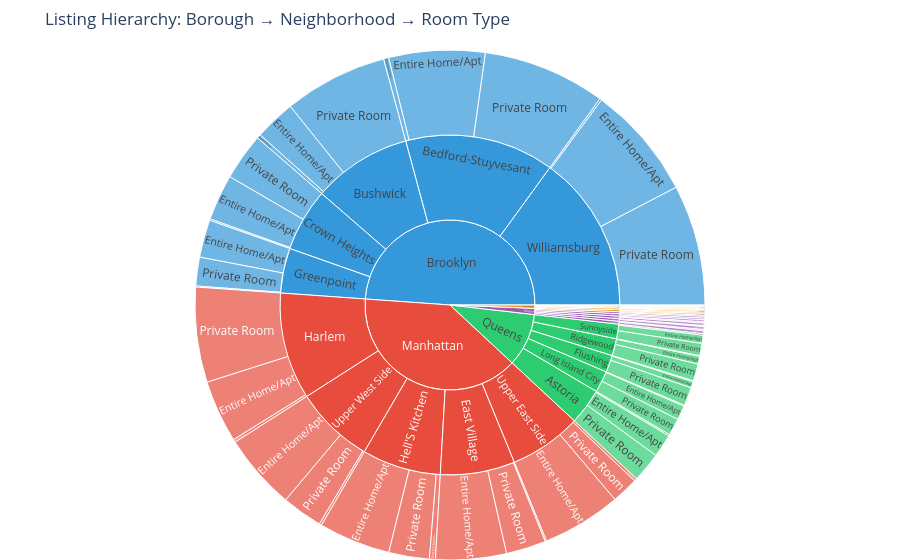

The notebook cell saved with this chart:
### Markdown cell above
## 4B.4 Interactive Sunburst Chart (Borough → Neighborhood → Room Type)

### Code cell
# Sunburst chart showing hierarchy: Borough -> Top Neighborhoods -> Room Type
# Get top 5 neighborhoods per borough for cleaner visualization
top_neighborhoods_per_borough = (df.groupby(['borough', 'neighborhood'])
                                  .size()
                                  .reset_index(name='count')
                                  .sort_values(['borough', 'count'], ascending=[True, False])
                                  .groupby('borough')
                                  .head(5))

df_sunburst = df[df['neighborhood'].isin(top_neighborhoods_per_borough['neighborhood'])]

fig = px.sunburst(df_sunburst,
                  path=['borough', 'neighborhood', 'room_type'],
                  color='borough',
                  color_discrete_map=borough_colors,
                  title='Listing Hierarchy: Borough → Neighborhood → Room Type')

fig.update_layout(
    margin={'t': 50, 'l': 0, 'r': 0, 'b': 0}
)

fig.show()

### Figure 1 — Plotly figure (JSON) as saved in the notebook; plotly's stock layout.template omitted (floating-point values rounded to 4 significant figures)
{"data": [{"branchvalues": "total", "customdata": [["Bronx"], ["Bronx"], ["Bronx"], ["Bronx"], ["Bronx"], ["Bronx"], ["Bronx"], ["Bronx"], ["Bronx"], ["Bronx"], ["Bronx"], ["Bronx"], ["Bronx"], ["Bronx"], ["Bronx"], ["Bronx"], ["Bronx"], ["Bronx"], ["Bronx"], ["Brooklyn"], ["Brooklyn"], ["Brooklyn"], ["Brooklyn"], ["Brooklyn"], ["Brooklyn"], ["Brooklyn"], ["Brooklyn"], ["Brooklyn"], ["Brooklyn"], ["Brooklyn"], ["Brooklyn"], ["Brooklyn"], ["Brooklyn"], ["Brooklyn"], ["Brooklyn"], ["Brooklyn"], ["Brooklyn"], ["Brooklyn"], ["Brooklyn"], ["Brooklyn"], ["Manhattan"], ["Manhattan"], ["Manhattan"], ["Manhattan"], ["Manhattan"], ["Manhattan"], ["Manhattan"], ["Manhattan"], ["Manhattan"], ["Manhattan"], ["Manhattan"], ["Manhattan"], ["Manhattan"], ["Manhattan"], ["Manhattan"], ["Manhattan"], ["Manhattan"], ["Manhattan"], ["Manhattan"], ["Manhattan"], ["Manhattan"], ["Queens"], ["Queens"], ["Queens"], ["Queens"], ["Queens"], ["Queens"], ["Queens"], ["Queens"], ["Queens"], ["Queens"], ["Queens"], ["Queens"], ["Queens"], ["Queens"], ["Queens"], ["Queens"], ["Queens"], ["Queens"], ["Queens"], ["Queens"], ["Queens"], ["Staten Island"], ["Staten Island"], ["Staten Island"], ["Staten Island"], ["Staten Island"], ["Staten Island"], ["Staten Island"], ["Staten Island"], ["Staten Island"], ["Staten Island"], ["Staten Island"], ["Staten Island"], ["Staten Island"], ["Staten Island"], ["Staten Island"], ["Staten Island"], ["Staten Island"]], "domain": {"x": [0, 1], "y": [0, 1]}, "hovertemplate": "labels=%{label}<br>count=%{value}<br>parent=%{parent}<br>id=%{id}<br>borough=%{customdata[0]}<extra></extra>", "ids": ["Bronx", "Bronx/Longwood/Shared Room", "Bronx/Kingsbridge/Entire Home/Apt", "Bronx/Fordham/Entire Home/Apt", "Bronx/Fordham/Private Room", "Bronx/Concourse/Private Room", "Bronx/Kingsbridge/Private Room", "Bronx/Kingsbridge", "Bronx/Longwood/Private Room", "Bronx/Mott Haven/Entire Home/Apt", "Bronx/Concourse", "Bronx/Mott Haven", "Bronx/Longwood", "Bronx/Kingsbridge/Shared Room", "Bronx/Mott Haven/Private Room", "Bronx/Longwood/Entire Home/Apt", "Bronx/Fordham", "Bronx/Concourse/Entire Home/Apt", "Bronx/Fordham/Shared Room", "Brooklyn/Bushwick/Shared Room", "Brooklyn/Greenpoint/Shared Room", "Brooklyn/Crown Heights/Shared Room", "Brooklyn/Crown Heights/Private Room", "Brooklyn/Bedford-Stuyvesant/Shared Room", "Brooklyn/Bedford-Stuyvesant", "Brooklyn/Williamsburg/Shared Room", "Brooklyn/Bushwick/Entire Home/Apt", "Brooklyn/Williamsburg", "Brooklyn/Crown Heights", "Brooklyn/Bedford-Stuyvesant/Private Room", "Brooklyn/Bushwick/Private Room", "Brooklyn/Greenpoint", "Brooklyn/Bushwick", "Brooklyn/Williamsburg/Private Room", "Brooklyn/Greenpoint/Entire Home/Apt", "Brooklyn", "Brooklyn/Greenpoint/Private Room", "Brooklyn/Bedford-Stuyvesant/Entire Home/Apt", "Brooklyn/Williamsburg/Entire Home/Apt", "Brooklyn/Crown Heights/Entire Home/Apt", "Manhattan", "Manhattan/Harlem", "Manhattan/Hell'S Kitchen", "Manhattan/Upper East Side", "Manhattan/East Village", "Manhattan/East Village/Shared Room", "Manhattan/Upper West Side", "Manhattan/Harlem/Private Room", "Manhattan/East Village/Private Room", "Manhattan/Upper East Side/Shared Room", "Manhattan/Upper East Side/Entire Home/Apt", "Manhattan/Upper East Side/Private Room", "Manhattan/Hell'S Kitchen/Shared Room", "Manhattan/Harlem/Entire Home/Apt", "Manhattan/East Village/Entire Home/Apt", "Manhattan/Harlem/Shared Room", "Manhattan/Upper West Side/Entire Home/Apt", "Manhattan/Upper West Side/Shared Room", "Manhattan/Upper West Side/Private Room", "Manhattan/Hell'S Kitchen/Private Room", "Manhattan/Hell'S Kitchen/Entire Home/Apt", "Queens/Long Island City", "Queens/Flushing/Private Room", "Queens/Sunnyside/Private Room", "Queens/Flushing/Entire Home/Apt", "Queens/Ridgewood", "Queens/Flushing", "Queens/Sunnyside", "Queens/Astoria", "Queens", "Queens/Long Island City/Private Room", "Queens/Flushing/Shared Room", "Queens/Astoria/Shared Room", "Queens/Ridgewood/Private Room", "Queens/Astoria/Entire Home/Apt", "Queens/Ridgewood/Shared Room", "Queens/Astoria/Private Room", "Queens/Long Island City/Shared Room", "Queens/Long Island City/Entire Home/Apt", "Queens/Sunnyside/Shared Room", "Queens/Ridgewood/Entire Home/Apt", "Queens/Sunnyside/Entire Home/Apt", "Staten Island", "Staten Island/St. George/Entire Home/Apt", "Staten Island/Concord/Private Room", "Staten Island/Stapleton/Private Room", "Staten Island/Concord", "Staten Island/Arrochar/Private Room", "Staten Island/Arrochar/Entire Home/Apt", "Staten Island/Tompkinsville/Entire Home/Apt", "Staten Island/Arrochar", "Staten Island/Stapleton/Entire Home/Apt", "Staten Island/Tompkinsville", "Staten Island/St. George", "Staten Island/Concord/Entire Home/Apt", "Staten Island/Concord/Shared Room", "Staten Island/Tompkinsville/Private Room", "Staten Island/Stapleton", "Staten Island/St. George/Private Room"], "labels": ["Bronx", "Shared Room", "Entire Home/Apt", "Entire Home/Apt", "Private Room", "Private Room", "Private Room", "Kingsbridge", "Private Room", "Entire Home/Apt", "Concourse", "Mott Haven", "Longwood", "Shared Room", "Private Room", "Entire Home/Apt", "Fordham", "Entire Home/Apt", "Shared Room", "Shared Room", "Shared Room", "Shared Room", "Private Room", "Shared Room", "Bedford-Stuyvesant", "Shared Room", "Entire Home/Apt", "Williamsburg", "Crown Heights", "Private Room", "Private Room", "Greenpoint", "Bushwick", "Private Room", "Entire Home/Apt", "Brooklyn", "Private Room", "Entire Home/Apt", "Entire Home/Apt", "Entire Home/Apt", "Manhattan", "Harlem", "Hell'S Kitchen", "Upper East Side", "East Village", "Shared Room", "Upper West Side", "Private Room", "Private Room", "Shared Room", "Entire Home/Apt", "Private Room", "Shared Room", "Entire Home/Apt", "Entire Home/Apt", "Shared Room", "Entire Home/Apt", "Shared Room", "Private Room", "Private Room", "Entire Home/Apt", "Long Island City", "Private Room", "Private Room", "Entire Home/Apt", "Ridgewood", "Flushing", "Sunnyside", "Astoria", "Queens", "Private Room", "Shared Room", "Shared Room", "Private Room", "Entire Home/Apt", "Shared Room", "Private Room", "Shared Room", "Entire Home/Apt", "Shared Room", "Entire Home/Apt", "Entire Home/Apt", "Staten Island", "Entire Home/Apt", "Private Room", "Private Room", "Concord", "Private Room", "Entire Home/Apt", "Entire Home/Apt", "Arrochar", "Entire Home/Apt", "Tompkinsville", "St. George", "Entire Home/Apt", "Shared Room", "Private Room", "Stapleton", "Private Room"], "marker": {"colors": ["#9B59B6", "#9B59B6", "#9B59B6", "#9B59B6", "#9B59B6", "#9B59B6", "#9B59B6", "#9B59B6", "#9B59B6", "#9B59B6", "#9B59B6", "#9B59B6", "#9B59B6", "#9B59B6", "#9B59B6", "#9B59B6", "#9B59B6", "#9B59B6", "#9B59B6", "#3498DB", "#3498DB", "#3498DB", "#3498DB", "#3498DB", "#3498DB", "#3498DB", "#3498DB", "#3498DB", "#3498DB", "#3498DB", "#3498DB", "#3498DB", "#3498DB", "#3498DB", "#3498DB", "#3498DB", "#3498DB", "#3498DB", "#3498DB", "#3498DB", "#E74C3C", "#E74C3C", "#E74C3C", "#E74C3C", "#E74C3C", "#E74C3C", "#E74C3C", "#E74C3C", "#E74C3C", "#E74C3C", "#E74C3C", "#E74C3C", "#E74C3C", "#E74C3C", "#E74C3C", "#E74C3C", "#E74C3C", "#E74C3C", "#E74C3C", "#E74C3C", "#E74C3C", "#2ECC71", "#2ECC71", "#2ECC71", "#2ECC71", "#2ECC71", "#2ECC71", "#2ECC71", "#2ECC71", "#2ECC71", "#2ECC71", "#2ECC71", "#2ECC71", "#2ECC71", "#2ECC71", "#2ECC71", "#2ECC71", "#2ECC71", "#2ECC71", "#2ECC71", "#2ECC71", "#2ECC71", "#F39C12", "#F39C12", "#F39C12", "#F39C12", "#F39C12", "#F39C12", "#F39C12", "#F39C12", "#F39C12", "#F39C12", "#F39C12", "#F39C12", "#F39C12", "#F39C12", "#F39C12", "#F39C12", "#F39C12"]}, "name": "", "parents": ["", "Bronx/Longwood", "Bronx/Kingsbridge", "Bronx/Fordham", "Bronx/Fordham", "Bronx/Concourse", "Bronx/Kingsbridge", "Bronx", "Bronx/Longwood", "Bronx/Mott Haven", "Bronx", "Bronx", "Bronx", "Bronx/Kingsbridge", "Bronx/Mott Haven", "Bronx/Longwood", "Bronx", "Bronx/Concourse", "Bronx/Fordham", "Brooklyn/Bushwick", "Brooklyn/Greenpoint", "Brooklyn/Crown Heights", "Brooklyn/Crown Heights", "Brooklyn/Bedford-Stuyvesant", "Brooklyn", "Brooklyn/Williamsburg", "Brooklyn/Bushwick", "Brooklyn", "Brooklyn", "Brooklyn/Bedford-Stuyvesant", "Brooklyn/Bushwick", "Brooklyn", "Brooklyn", "Brooklyn/Williamsburg", "Brooklyn/Greenpoint", "", "Brooklyn/Greenpoint", "Brooklyn/Bedford-Stuyvesant", "Brooklyn/Williamsburg", "Brooklyn/Crown Heights", "", "Manhattan", "Manhattan", "Manhattan", "Manhattan", "Manhattan/East Village", "Manhattan", "Manhattan/Harlem", "Manhattan/East Village", "Manhattan/Upper East Side", "Manhattan/Upper East Side", "Manhattan/Upper East Side", "Manhattan/Hell'S Kitchen", "Manhattan/Harlem", "Manhattan/East Village", "Manhattan/Harlem", "Manhattan/Upper West Side", "Manhattan/Upper West Side", "Manhattan/Upper West Side", "Manhattan/Hell'S Kitchen", "Manhattan/Hell'S Kitchen", "Queens", "Queens/Flushing", "Queens/Sunnyside", "Queens/Flushing", "Queens", "Queens", "Queens", "Queens", "", "Queens/Long Island City", "Queens/Flushing", "Queens/Astoria", "Queens/Ridgewood", "Queens/Astoria", "Queens/Ridgewood", "Queens/Astoria", "Queens/Long Island City", "Queens/Long Island City", "Queens/Sunnyside", "Queens/Ridgewood", "Queens/Sunnyside", "", "Staten Island/St. George", "Staten Island/Concord", "Staten Island/Stapleton", "Staten Island", "Staten Island/Arrochar", "Staten Island/Arrochar", "Staten Island/Tompkinsville", "Staten Island", "Staten Island/Stapleton", "Staten Island", "Staten Island", "Staten Island/Concord", "Staten Island/Concord", "Staten Island/Tompkinsville", "Staten Island", "Staten Island/St. George"], "type": "sunburst", "values": [305, 1, 18, 13, 46, 30, 49, 70, 41, 27, 50, 60, 62, 3, 33, 20, 63, 20, 4, 66, 17, 25, 779, 85, 3709, 32, 677, 3917, 1563, 2033, 1718, 1114, 2461, 1996, 622, 12764, 475, 1591, 1889, 759, 10236, 2656, 1958, 1798, 1853, 23, 1971, 1573, 660, 47, 1310, 441, 99, 1034, 1170, 49, 1256, 40, 675, 672, 1187, 535, 307, 203, 106, 423, 426, 363, 900, 2647, 283, 13, 25, 284, 381, 10, 494, 14, 238, 25, 129, 135, 164, 27, 19, 17, 26, 11, 10, 15, 21, 10, 42, 48, 4, 3, 27, 27, 21]}], "layout": {"legend": {"tracegroupgap": 0}, "margin": {"b": 0, "l": 0, "r": 0, "t": 50}, "title": {"text": "Listing Hierarchy: Borough → Neighborhood → Room Type"}}}
